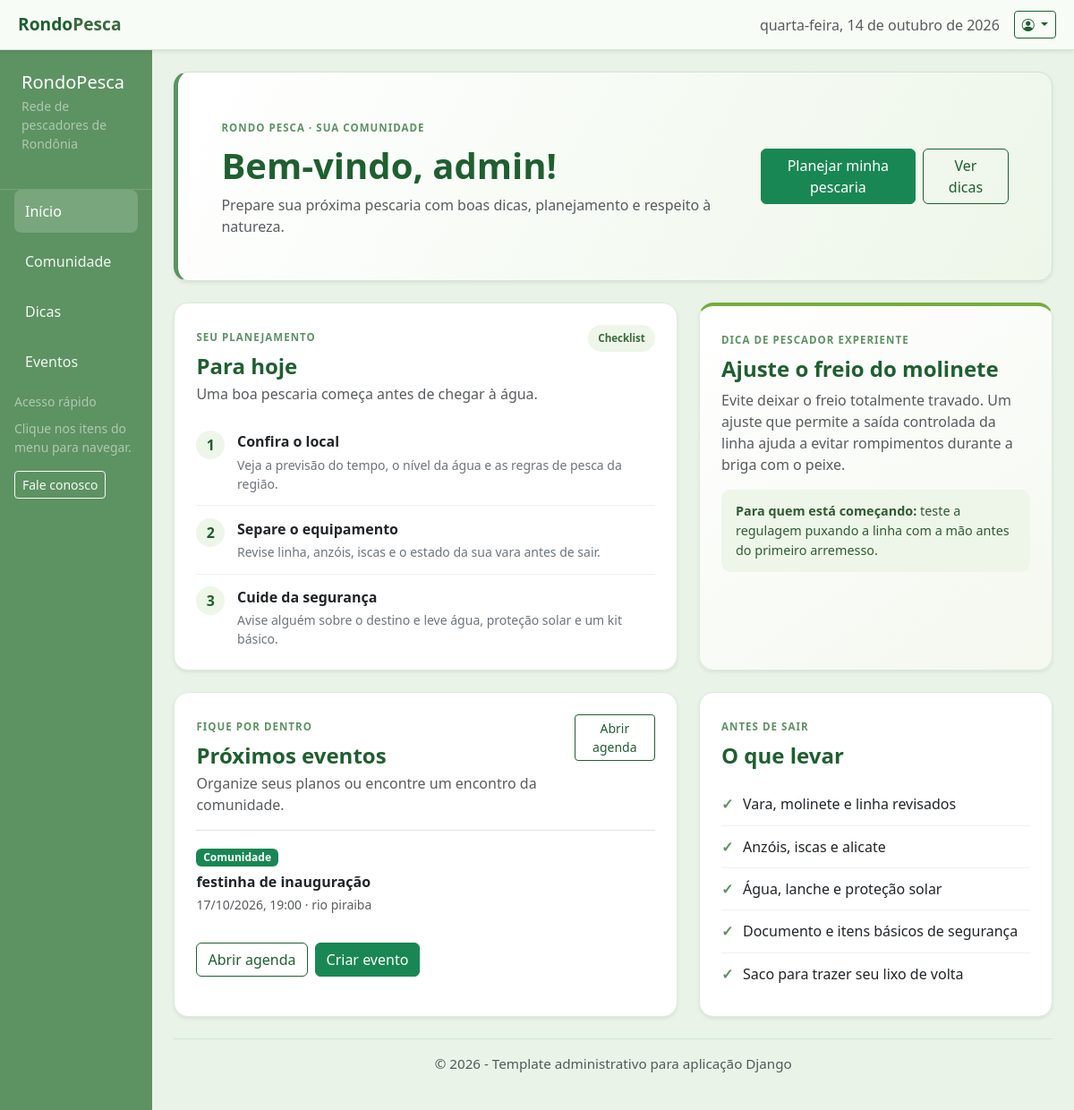
Page /inicio/ (signed in) on the committed database.
### forum/models.py (models this page shows, shortened)
class EventoAgenda(models.Model):
    TIPO_PESSOAL = 'pessoal'
    TIPO_COMUNIDADE = 'comunidade'
    TIPO_OFICIAL = 'oficial'
    TIPOS_PUBLICOS = [TIPO_COMUNIDADE, TIPO_OFICIAL]
    TIPOS = [
        (TIPO_PESSOAL, 'Pessoal'),
        (TIPO_COMUNIDADE, 'Comunidade'),
        (TIPO_OFICIAL, 'Oficial'),
    ]
    nome = models.CharField(max_length=100)
    data_evento = models.DateField()
    hora_evento = models.TimeField(blank=True, null=True)
    local = models.CharField(max_length=150, blank=True)
    descricao = models.TextField(max_length=5000, blank=True)
    tipo = models.CharField(max_length=20, choices=TIPOS, default=TIPO_PESSOAL)
    organizador = models.ForeignKey(
        settings.AUTH_USER_MODEL,
        on_delete=models.CASCADE,
        related_name='eventos_agenda_criados',
    )
    participantes = models.ManyToManyField(
        settings.AUTH_USER_MODEL,
        blank=True,
        related_name='eventos_agenda_participando',
    )
    class Meta:
        verbose_name = 'Evento da agenda'
        verbose_name_plural = 'Eventos da agenda'
        ordering = ['data_evento', 'hora_evento', 'nome']

### web/views.py (the view)
# urls.py: path('inicio/', views.inicio, name='inicio'),
def inicio(request):
    return render(request, 'base.html', {
        'eventos_proximos': _eventos_proximos(request.user),
    })

### web/views.py (called while the page is built)
def _eventos_proximos(user):
    hoje = timezone.localdate()
    eventos = EventoAgenda.objects.filter(
        data_evento__gte=hoje,
    )
    if user.is_authenticated:
        eventos = eventos.filter(
            Q(tipo__in=EventoAgenda.TIPOS_PUBLICOS)
            | Q(tipo=EventoAgenda.TIPO_PESSOAL, organizador=user)
        )
    else:
        eventos = eventos.filter(tipo__in=EventoAgenda.TIPOS_PUBLICOS)
    return eventos.select_related('organizador')[:3]

### templates/base.html (shortened to what this page needs)
{% load static %}
<!DOCTYPE html>
<html lang="pt-br">
<head>
    <link href="https://cdn.jsdelivr.net/npm/bootstrap@5.3.8/dist/css/bootstrap.min.css" rel="stylesheet"
>
    <link rel="stylesheet" href="https://cdn.jsdelivr.net/npm/bootstrap-icons@1.11.3/font/bootstrap-icons.min.css">
    <link rel="stylesheet" href="{% static 'css/base/base.css' %}?v=20261007">
</head>
<body>
    <div class="admin-layout">
        <header class="admin-header shadow-sm">
            <div class="header-left d-flex align-items-center gap-3">
                <a class="brand text-decoration-none" href="{% url 'home' %}">Rondo<span>Pesca</span></a>
            </div>
            <div class="header-right d-flex align-items-center gap-3">
                <div class="d-none d-md-block text-muted" id="currentDate"></div>
                {% if request.user.is_authenticated %}
                <div class="dropdown">
                    <button class="btn btn-outline-success btn-sm dropdown-toggle" type="button"
                        data-bs-toggle="dropdown" aria-expanded="false" aria-label="Menu do usuário">
                        <i class="bi bi-person-circle" aria-hidden="true"></i>
                    </button>
                </div>
                {% else %}
                <a class="btn btn-outline-success btn-sm" href="{% url 'login' %}">Entrar</a>
                {% endif %}
            </div>
        </header>
        <div class="admin-body d-flex">
            {% if request.user.is_authenticated %}
            <nav id="sidebarMenu" class="collapse d-lg-block sidebar bg-soft-green text-white">
                <div class="sidebar-header p-4">
                    <h5 class="mb-1">RondoPesca</h5>
                    <p class="small text-white-50">Rede de pescadores de Rondônia</p>
                </div>
                <ul class="nav flex-column px-3">
                    <li class="nav-item mb-2"><a href="{% url 'inicio' %}" class="nav-link {% if request.resolver_match.url_name == 'inicio' %}active{% endif %}">Início</a></li>
                    <li class="nav-item mb-2"><a href="{% url 'comunidade' %}" class="nav-link {% if request.resolver_match.url_name == 'comunidade' %}active{% endif %}">Comunidade</a></li>
                    <li class="nav-item mb-2"><a href="{% url 'dicas' %}" class="nav-link {% if request.resolver_match.url_name == 'dicas' %}active{% endif %}">Dicas</a></li>
                    <li class="nav-item mb-2"><a href="{% url 'eventos' %}" class="nav-link ">Eventos</a></li>
                </ul>
                <div class="sidebar-footer px-3 mt-auto pb-4">
                    <small class="text-white-50">Acesso rápido</small>
                    <p class="small mt-2 text-white-50 mb-0">Clique nos itens do menu para navegar.</p>
                    <a href="{% url 'contato' %}" class="btn btn-outline-light btn-sm mt-3">Fale conosco</a>
                </div>
            </nav>
            {% endif %}
            <main class="content flex-fill p-4">
                {% block content %}
                <div class="dashboard-home">
                    <section class="dashboard-welcome mb-4 p-4 p-lg-5 shadow-sm">
                        <div class="row align-items-center g-4">
                            <div class="col-lg-8">
                                <span class="dashboard-kicker">RONDO PESCA · SUA COMUNIDADE</span>
                                <h1 class="display-6 fw-bold mt-2 mb-2">
                                    Bem-vindo, {{ request.user.first_name|default:request.user.username }}!
                                </h1>
                                <p class="mb-0 text-muted">
                                    Prepare sua próxima pescaria com boas dicas, planejamento e respeito à natureza.
                                </p>
                            </div>
                            <div class="col-lg-4 text-lg-end d-flex flex-column flex-sm-row justify-content-lg-end gap-2">
                                <a class="btn btn-success px-4" href="#agenda-hoje">Planejar minha pescaria</a>
                                <a class="btn btn-outline-success px-4" href="{% url 'dicas' %}">Ver dicas</a>
                            </div>
                        </div>
                    </section>
                    <section class="row g-4 mb-4" id="agenda-hoje">
                        <div class="col-12 col-xl-7">
                            <div class="card dashboard-card h-100 shadow-sm">
                                <div class="card-body p-4">
                                    <div class="d-flex justify-content-between align-items-start gap-3 mb-3">
                                        <div>
                                            <span class="dashboard-kicker">SEU PLANEJAMENTO</span>
                                            <h2 class="h4 fw-bold mt-2 mb-1">Para hoje</h2>
                                            <p class="text-muted mb-0">Uma boa pescaria começa antes de chegar à água.</p>
                                        </div>
                                        <span class="dashboard-label">Checklist</span>
                                    </div>
                                    <ul class="dashboard-checklist list-unstyled mb-0">
                                        <li><span class="dashboard-check">1</span><span><strong>Confira o local</strong><small>Veja a previsão do tempo, o nível da água e as regras de pesca da região.</small></span></li>
                                        <li><span class="dashboard-check">2</span><span><strong>Separe o equipamento</strong><small>Revise linha, anzóis, iscas e o estado da sua vara antes de sair.</small></span></li>
                                        <li><span class="dashboard-check">3</span><span><strong>Cuide da segurança</strong><small>Avise alguém sobre o destino e leve água, proteção solar e um kit básico.</small></span></li>
                                    </ul>
                                </div>
                            </div>
                        </div>
                        <div class="col-12 col-xl-5">
                            <article class="card dashboard-card dashboard-tip h-100 shadow-sm" id="dicas">
                                <div class="card-body p-4">
                                    <span class="dashboard-kicker">DICA DE PESCADOR EXPERIENTE</span>
                                    <h2 class="h4 fw-bold mt-2">Ajuste o freio do molinete</h2>
                                    <p class="text-muted">
                                        Evite deixar o freio totalmente travado. Um ajuste que permite a saída controlada da linha ajuda a evitar rompimentos durante a briga com o peixe.
                                    </p>
                                    <div class="dashboard-tip-note">
                                        <strong>Para quem está começando:</strong> teste a regulagem puxando a linha com a mão antes do primeiro arremesso.
                                    </div>
                                </div>
                            </article>
                        </div>
                    </section>
                    <section class="row g-4 mb-4">
                        <div class="col-12 col-lg-7" id="eventos">
                            <div class="card dashboard-card h-100 shadow-sm">
                                <div class="card-body p-4">
                                    <div class="d-flex justify-content-between align-items-start gap-3 mb-3">
                                        <div>
                                            <span class="dashboard-kicker">FIQUE POR DENTRO</span>
                                            <h2 class="h4 fw-bold mt-2 mb-1">Próximos eventos</h2>
                                            <p class="text-muted mb-0">Organize seus planos ou encontre um encontro da comunidade.</p>
                                        </div>
                                        <a class="btn btn-outline-success btn-sm" href="{% url 'eventos' %}">Abrir agenda</a>
                                    </div>
                                    {% for evento in eventos_proximos %}
                                    <div class="border-top py-3">
                                        <div class="d-flex flex-wrap justify-content-between gap-2">
                                            <div>
                                                <span class="badge {% if evento.tipo == 'oficial' %}text-bg-primary{% elif evento.tipo == 'comunidade' %}text-bg-success{% else %}text-bg-secondary{% endif %}">
                                                    {% if evento.tipo == 'oficial' %}Oficial{% elif evento.tipo == 'comunidade' %}Comunidade{% else %}Pessoal{% endif %}
                                                </span>
                                                <h3 class="h6 fw-bold mt-2 mb-1">{{ evento.nome }}</h3>
                                                <p class="small text-muted mb-0">
                                                    {{ evento.data_evento|date:"d/m/Y" }}{% if evento.hora_evento %}, {{ evento.hora_evento|time:"H:i" }}{% endif %}
                                                    {% if evento.local %} · {{ evento.local }}{% endif %}
                                                </p>
                                            </div>
                                        </div>
                                    </div>
                                    {% endfor %}
                                    <div class="d-flex flex-wrap gap-2 mt-3">
                                        <a class="btn btn-outline-success" href="{% url 'eventos' %}">Abrir agenda</a>
                                        {% if request.user.is_authenticated %}
                                        <a class="btn btn-success" href="{% url 'criar_evento' %}">Criar evento</a>
                                        {% endif %}
                                    </div>
                                </div>
                            </div>
                        </div>
                        <div class="col-12 col-lg-5">
                            <div class="card dashboard-card h-100 shadow-sm">
                                <div class="card-body p-4">
                                    <span class="dashboard-kicker">ANTES DE SAIR</span>
                                    <h2 class="h4 fw-bold mt-2 mb-3">O que levar</h2>
                                    <ul class="dashboard-essentials list-unstyled mb-0">
                                        <li>Vara, molinete e linha revisados</li>
                                        <li>Anzóis, iscas e alicate</li>
                                        <li>Água, lanche e proteção solar</li>
                                        <li>Documento e itens básicos de segurança</li>
                                        <li>Saco para trazer seu lixo de volta</li>
                                    </ul>
                                </div>
                            </div>
                        </div>
                    </section>
                </div>
                {% endblock %}
                <footer class="admin-footer text-center mt-4 py-3 text-muted">
                    © 2026 - Template administrativo para aplicação Django
                </footer>
            </main>
        </div>
    </div>
</body>
</html>

### static/css/base/base.css (style rules this page uses)
* { box-sizing: border-box; }
body { margin: 0; font-family: "Segoe UI", Tahoma, Geneva, Verdana, sans-serif; background: #e9f3e8; color: #203a28; }
.admin-layout { min-height: 100vh; display: flex; flex-direction: column; }
.admin-header { position: sticky; top: 0; z-index: 1000; background: #f8fcf6; border-bottom: 1px solid #d3e5d2; padding: 0.75rem 1.25rem; display: flex; justify-content: space-between; align-items: center; gap: 1rem; }
.admin-header .brand { font-weight: 700; font-size: 1.2rem; color: #1f5f30; }
.admin-header .brand span { color: #386a3d; }
.sidebar { width: 250px; min-height: calc(100vh - 68px); display: flex; flex-direction: column; overflow: hidden; background: #2f6d3a; }
.bg-soft-green { background: #5d9262 !important; }
.sidebar-header { border-bottom: 1px solid rgba(255, 255, 255, 0.15); }
.sidebar .nav-link { color: rgba(255, 255, 255, 0.92); padding: 0.75rem 0.75rem; border-radius: 0.5rem; }
.sidebar .nav-link:hover, .sidebar .nav-link.active { background: rgba(255, 255, 255, 0.18); color: #ffffff; text-decoration: none; }
.sidebar-footer { margin-top: auto; }
.admin-body { flex: 1; }
.content { min-height: calc(100vh - 68px); }
.card { border-radius: 1rem; }
.admin-footer { border-top: 1px solid #d3e5d2; font-size: 0.95rem; }
.btn-outline-success { color: #1f5f30; border-color: #1f5f30; }
.dashboard-home { max-width: 1440px; margin: 0 auto; }
.dashboard-welcome { border: 1px solid #d3e5d2; border-left: 5px solid #5d9262; border-radius: 1rem; background: linear-gradient(120deg, #ffffff, #edf6e9); }
.dashboard-welcome h1, .dashboard-card h2 { color: #1f5f30; }
.dashboard-kicker { color: #5d9262; font-size: 0.72rem; font-weight: 700; letter-spacing: 0.09em; }
.dashboard-card { border: 1px solid #e0eadf; background-color: #fff; }
.dashboard-label, .dashboard-event-tag { display: inline-block; border-radius: 999px; background: #edf6e9; color: #386a3d; font-size: 0.72rem; font-weight: 700; padding: 0.4rem 0.7rem; white-space: nowrap; }
.dashboard-checklist li { display: flex; align-items: flex-start; gap: 0.85rem; padding: 0.85rem 0; border-bottom: 1px solid #edf1ec; }
.dashboard-checklist li:last-child { padding-bottom: 0; border-bottom: 0; }
.dashboard-check { display: inline-flex; flex: 0 0 2rem; height: 2rem; align-items: center; justify-content: center; border-radius: 50%; background: #edf6e9; color: #1f5f30; font-weight: 700; }
.dashboard-checklist strong { display: block; margin-bottom: 0.2rem; }
.dashboard-checklist small { display: block; color: #6c757d; line-height: 1.5; }
.dashboard-tip { border-top: 4px solid #76ad3d; background: linear-gradient(145deg, #ffffff, #f4f8ef); }
.dashboard-tip-note { border-radius: 0.65rem; background: #edf6e9; color: #315b37; padding: 0.85rem 1rem; font-size: 0.9rem; }
.dashboard-essentials li { position: relative; padding: 0.7rem 0 0.7rem 1.5rem; border-bottom: 1px solid #edf1ec; }
.dashboard-essentials li:last-child { border-bottom: 0; }
.dashboard-essentials li::before { position: absolute; left: 0; color: #5d9262; content: "\2713"; font-weight: 700; }

### rows in the picture
EventoAgenda: tipo "Comunidade", nome "festinha de inauguração", data_evento "17/10/2026", hora_evento "19:00", local "rio piraiba"

### other values in the picture
{{ request.user.first_name|default:request.user.username }} "admin"
